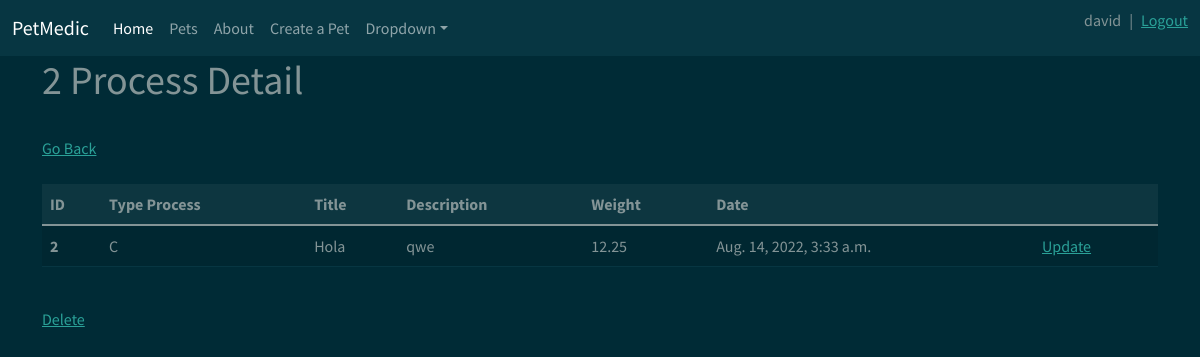
The app's page /pet/2/process/2/ (signed in) with its own data.
### process/models.py (models this page shows, shortened)
class Process(models.Model):
    CONSULT = 'C'
    PROCESS = 'P'
    PROCESS_CHOICES = [
        (CONSULT, 'Consult'),
        (PROCESS, 'Process'),
    ]
    pet_id = models.ForeignKey(
        Pet,
        on_delete=models.CASCADE,
        null=True,
        blank=True,
    )
    id = models.AutoField(primary_key=True)
    type_process = models.CharField(
        max_length=2,
        choices=PROCESS_CHOICES,
        default=CONSULT,
    )
    title = models.CharField(max_length=100)
    description = models.TextField(null=True, blank=True)
    weight = models.DecimalField(max_digits=5, decimal_places=2)
    updated = models.DateTimeField(auto_now=True)  # hace referencia de cuando de actualiza  (todo el tiempo)
    created = models.DateTimeField(auto_now_add=True)  # hace referencia a cuando se creo la mascota (una vez)

### process/views.py (the view)
# urls.py: path('pet/<int:id_pet>/process/<int:id_pro>/', ProcessDetail.as_view(), name='process_detail'),
class ProcessDetail(LoginRequiredMixin, DetailView):
    model = Process
    context_object_name = 'pro'
    template_name = 'process/process_detail.html'
    pk_url_kwarg = "id_pro"
    def get_context_data(self, *, object_list=None, **kwargs):
        context = super().get_context_data(**kwargs)
        context['id_pet'] = self.kwargs['id_pet']
        return context

### process/templates/process/process_detail.html (shortened to what this page needs)
{% extends 'main.html'%}
{% block content %}
<h1> {{id_pet}}  Process Detail </h1>
<br>
<a href="{% url 'process_list' id_pet %}"> Go Back</a>
<br>
<br>
<div>
        <table class="table table-hover">
          <thead>
            <tr>
                <th scope="col">ID</th>
                <th scope="col">Type Process</th>
                <th scope="col">Title</th>
                <th scope="col">Description</th>
                <th scope="col">Weight</th>
                <th scope="col">Date</th>
                <th scope="col"></th>
            </tr>
          </thead>
          <tbody>
            <tr class="table-active">
                <th scope="row">{{pro.id}}</th>
                <td>{{pro.type_process}}</td>
                <td>{{pro.title}}</td>
                <td>{{pro.description}}</td>
                <td>{{pro.weight}}</td>
                <td>{{pro.created}}</td>
                <td><a href="{% url 'process_update' id_pet pro.id %}">Update</a> </td>
            </tr>
        </table>
    <br>
        <a href="{% url 'process_delete' id_pet pro.id %}">Delete</a>
</div>
{% endblock %}

### templates/navbar.html (shortened to what this page needs)
<link rel="stylesheet"
      type="text/css"
      href="{% static 'css/bootstrap.min.css' %}">
<nav class="navbar navbar-expand-lg navbar-dark bg-dark">
    <div class="container-fluid">
        <a class="navbar-brand" href="/">PetMedic</a>
        <div class="collapse navbar-collapse" id="navbarColor02">
            <ul class="navbar-nav me-auto">
                <li class="nav-item">
                    <a class="nav-link active" href="">Home
                    </a>
                </li>
                <li class="nav-item">
                    <a class="nav-link" href="{% url 'pet_list' %}">Pets</a>
                </li>
                <li class="nav-item">
                    <a class="nav-link" href="#">About</a>
                </li>
                <li class="nav-item">
                    <a class="nav-link" href="">Create a Pet</a>
                </li>
                <li class="nav-item dropdown">
                    <a class="nav-link dropdown-toggle" data-bs-toggle="dropdown" href="#" role="button"
                       aria-haspopup="true" aria-expanded="false">Dropdown</a>
                </li>
            </ul>
            <div class="d-flex">
                {% if request.user.is_authenticated %}
                <p style=" margin-right: 0.5em; ">
                    {{request.user}}
                </p>
                |
                <a style=" margin-left: 0.5em; " href="{% url 'logout' %}">Logout</a>
                {% else %}
                <a style=" margin-left: 0.5em; " href="{% url 'login' %}">Login</a>
                {% endif %}
            </div>
        </div>
    </div>
</nav>

### records on screen
Process: id "2", type_process "C", title "Hola", description "qwe", weight "12.25", created "Aug. 14, 2022, 3:33 a.m."

### other values on screen
{{ request.user }} "david"
{{ id_pet }} "2"
